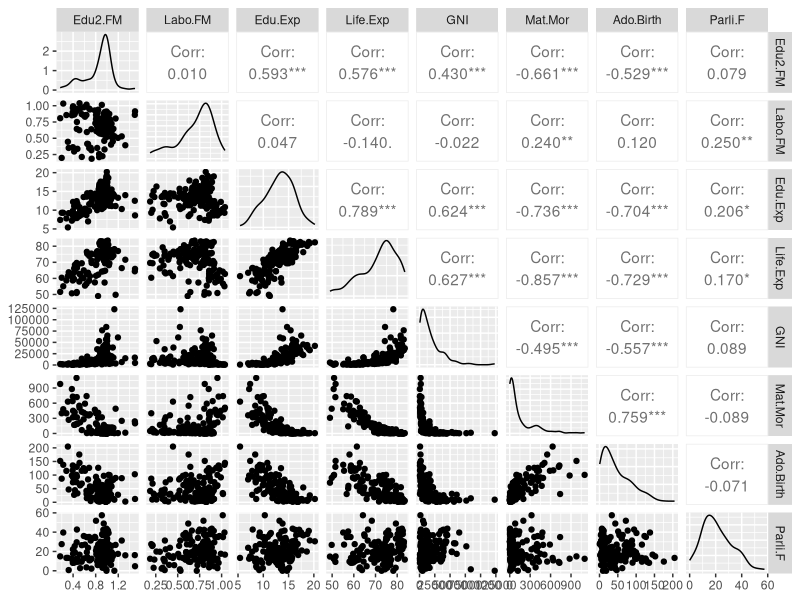
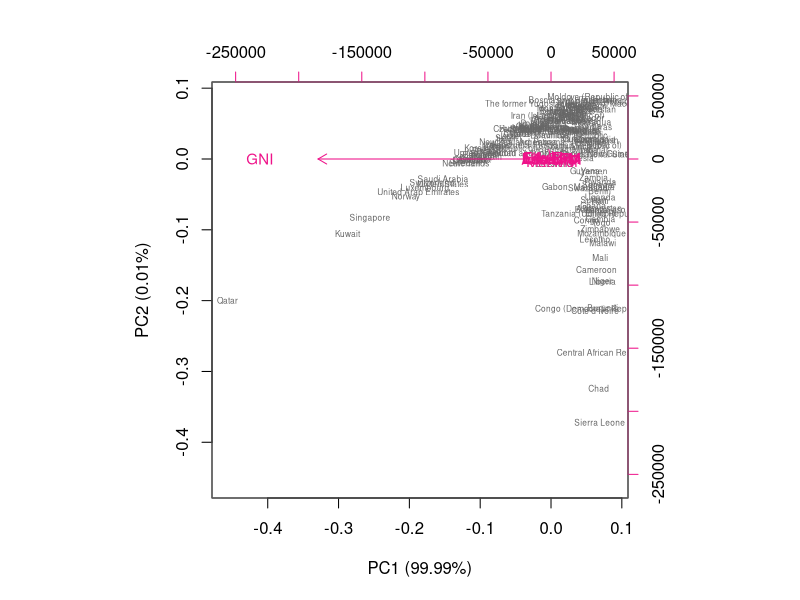
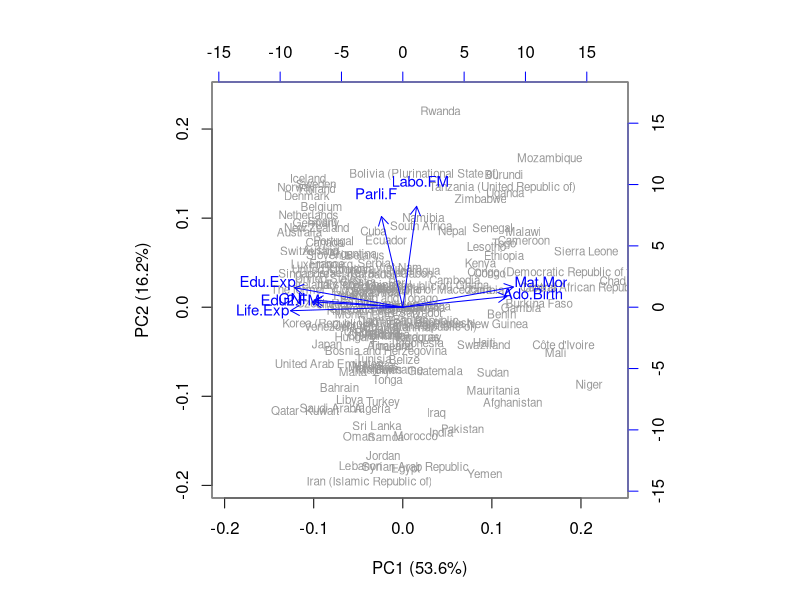
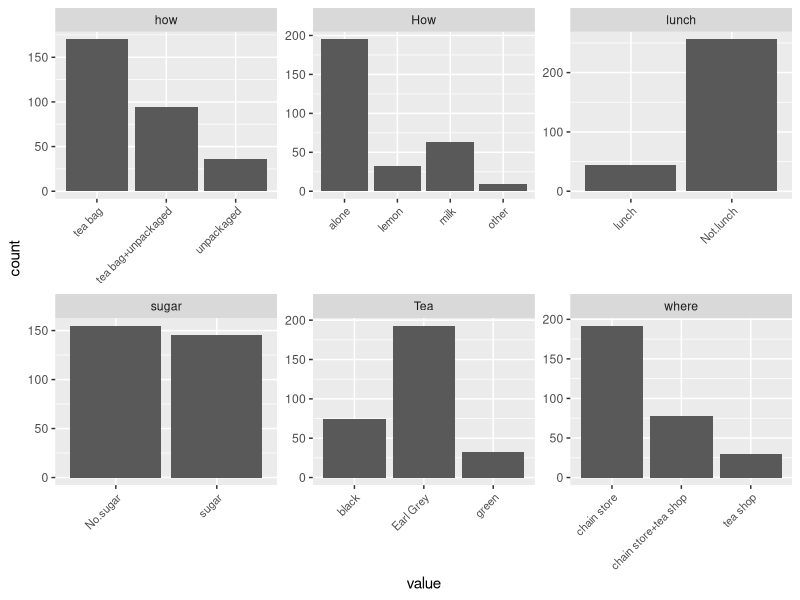
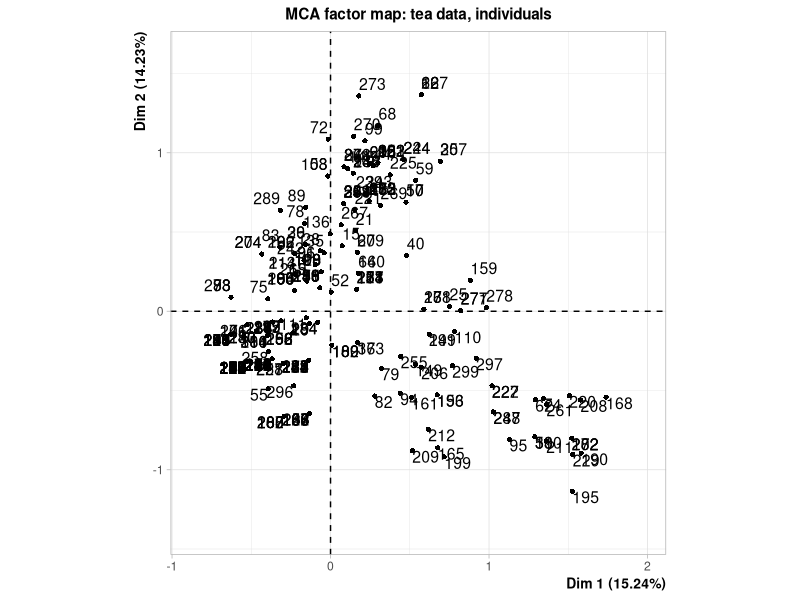
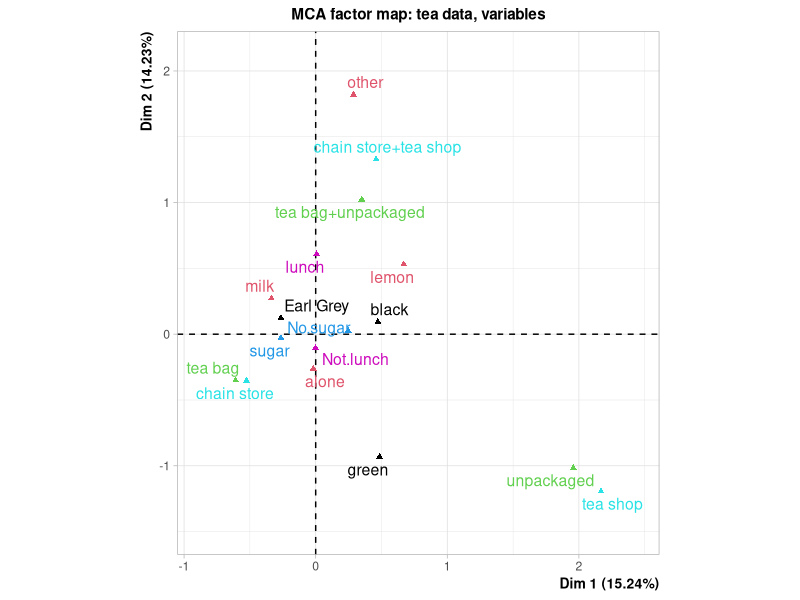
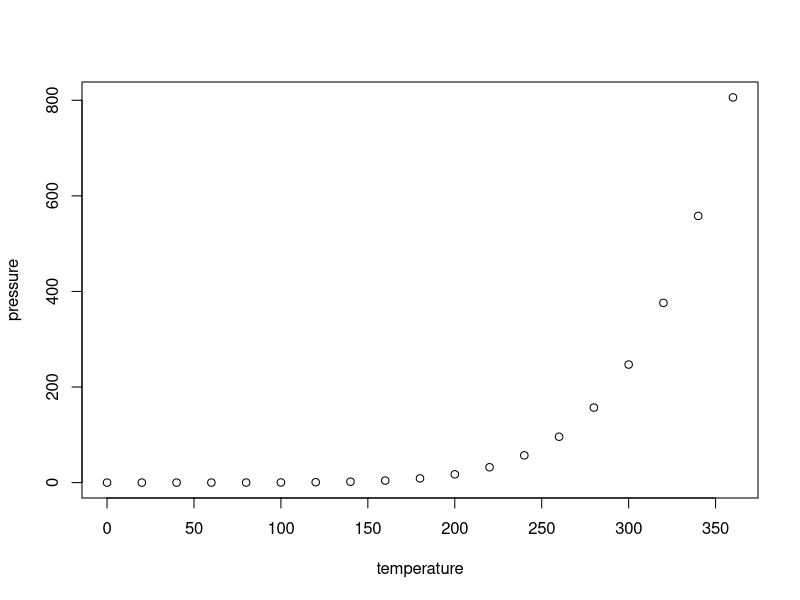

Write R code to recreate these figures, in order.
## ---- chunk 1
knitr::opts_chunk$set(echo = TRUE)
## ---- chunk 2
setwd("~/Tyojuttuja/opinnot/GitHub/IODS-project/data")
human <- read.table(file = "human.txt", sep="\t", header = TRUE)
summary(human)
## ---- chunk 3
# Access GGally
#install.packages("GGally")
library(GGally)
# visualize the 'human variables
ggpairs(human)
## ---- chunk 4
pca_human <- prcomp(human)

#summary(pca_human)
# pca_human, dplyr are available

# create and print out a summary of pca_human
s <- summary(pca_human)
#s

# rounded percentages of variance captured by each PC
pca_pr <- round(100*s$importance[2,], digits = 4) 

# print out the percentages of variance
pca_pr

# create object pc_lab to be used as axis labels
pc_lab <- paste0(names(pca_pr), " (", pca_pr, "%)")

# draw a biplot
biplot(pca_human, cex = c(0.5, 0.9), col = c("grey40", "deeppink2"), xlab = pc_lab[1], ylab = pc_lab[2], expand = 0.9)

## ---- chunk 5
# standardize the variables
human_std <- scale(human)

# PCA with standardized variables
#summary(human_std)
pca_human_std <- prcomp(human_std)


# create and print out a summary of pca_human
s_std <- summary(pca_human_std)
s_std

# rounded percentages of variance captured by each PC
pca_pr_std <- round(100*s_std$importance[2,], digits = 1) 

# print out the percentages of variance
pca_pr_std

# create object pc_lab to be used as axis labels
pc_lab_std <- paste0(names(pca_pr_std), " (", pca_pr_std, "%)")

# draw a biplot
biplot(pca_human_std, cex = c(0.7, 0.9), col = c("grey60", "blue"), xlab = pc_lab_std[1], ylab = pc_lab_std[2], expand = 0.8)

## ---- chunk 6
# the tea dataset and packages FactoMineR, ggplot2, dplyr and tidyr are available

library(tidyr)
library(dplyr)
library(ggplot2)
library(FactoMineR)
library(GGally)

# column names to keep 
data(tea)
str(tea)

#examine keep-dataset
str(tea)
dim(tea)
## ---- chunk 7
keep_columns <- c("Tea", "How", "how", "sugar", "where", "lunch")

# select the 'keep_columns' to create a new dataset
tea_time <- select(tea, one_of(keep_columns))

# look at the summaries and structure of the data
summary(tea_time)
#str(tea_time)
#'data.frame':	300 obs. of  6 variables:

# visualize the dataset
gather(tea_time) %>% ggplot(aes(value)) + 
  facet_wrap("key", scales = "free") + geom_bar() + 
  theme(axis.text.x = element_text(angle = 45, hjust = 1, size = 8))
## ---- chunk 8
# multiple correspondence analysis
# if graph = TRUE, a graph is drawn to pdf-file
mca <- MCA(tea_time, graph = FALSE)

# summary of the model
# the summary is explained in the video...
summary(mca)

# visualize MCA
# you can either plot the variables or the individuals or both
par = nrow(c(1,2))
plot(mca, invisible=c("var"), 
    title ="MCA factor map: tea data, individuals")
plot(mca, invisible=c("ind"), 
     habillage = "quali", title ="MCA factor map: tea data, variables")



## ---- chunk 9
summary(cars)
## ---- chunk 10
plot(pressure)
